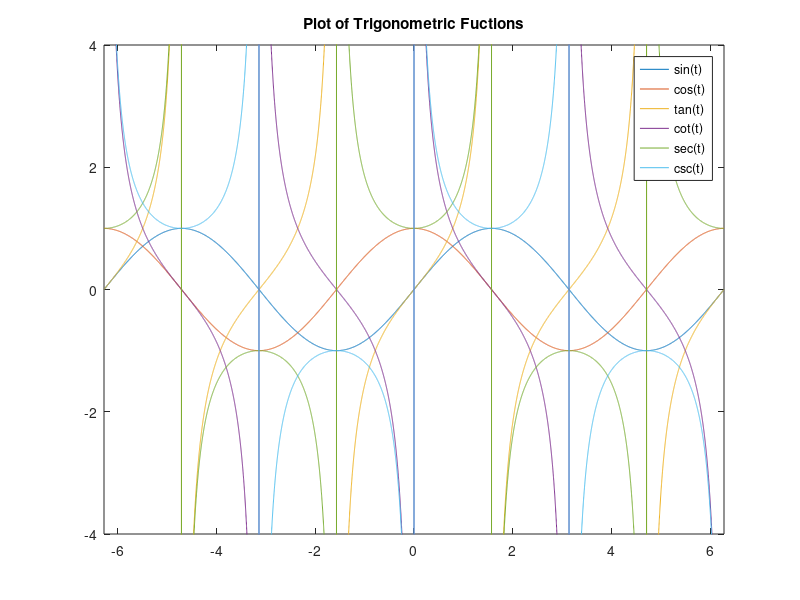

Recreate this plot in MATLAB.
t=linspace(-2*pi, 2*pi, 10000);
ysin = sin(t);
ycos = cos(t);
ytan = tan(t);
ycot = cot(t);
ysec = sec(t);
ycsc = csc(t);
plot(t, ysin, t, ycos, t, ytan, t, ycot, t, ysec, t, ycsc)
axis([-2*pi 2*pi -4 4])
legend('sin(t)', 'cos(t)', 'tan(t)', 'cot(t)', 'sec(t)', 'csc(t)')
title('Plot of Trigonometric Fuctions')